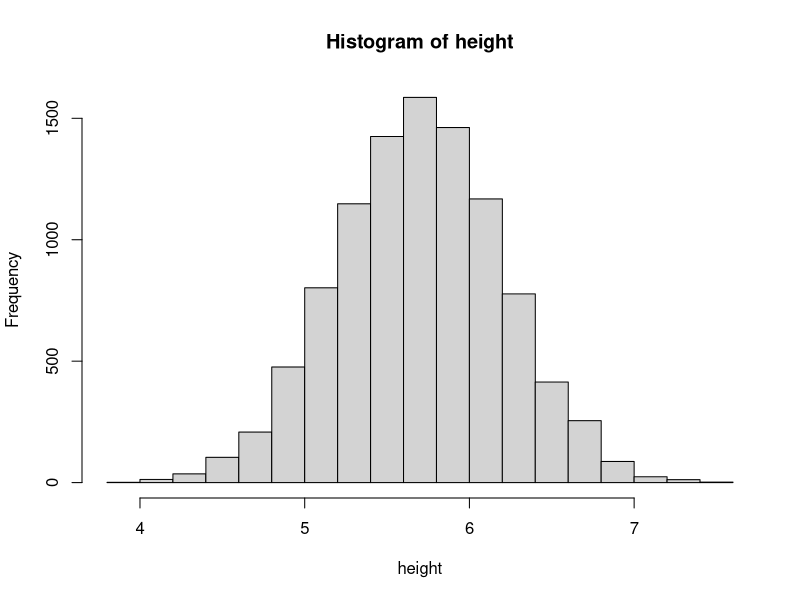
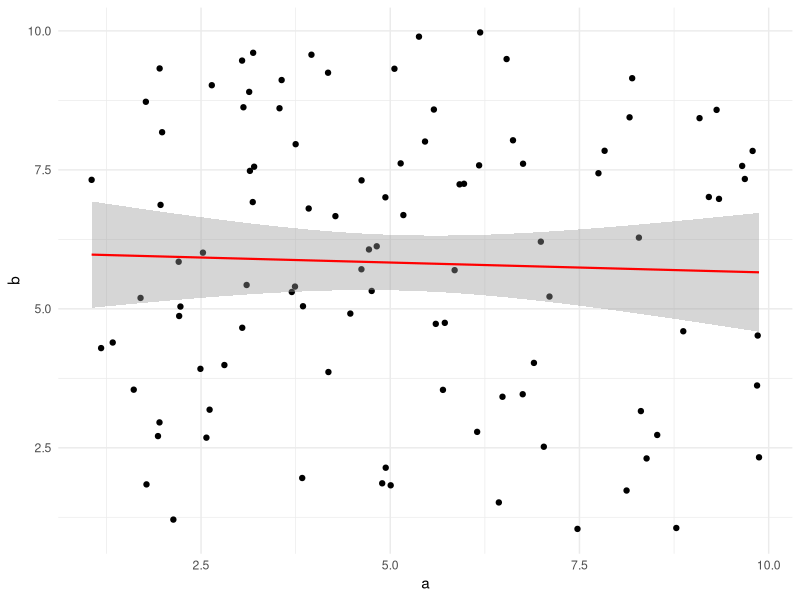
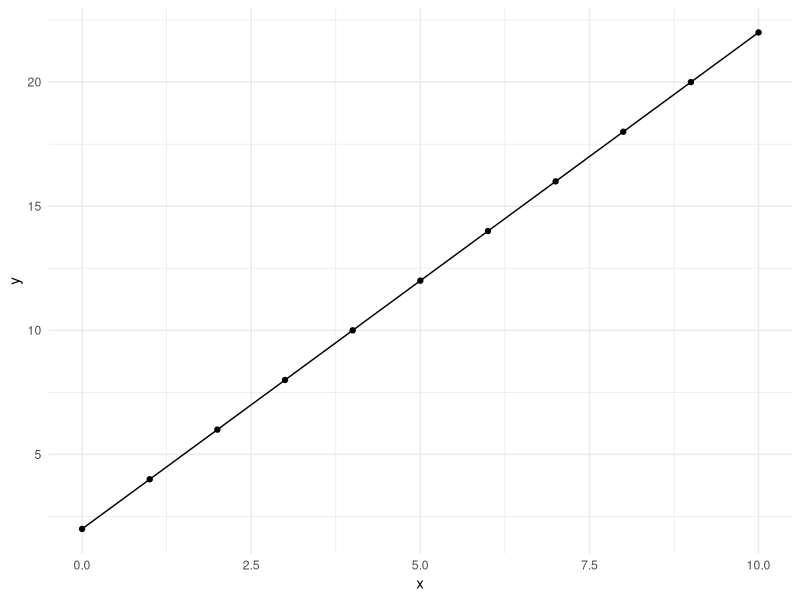
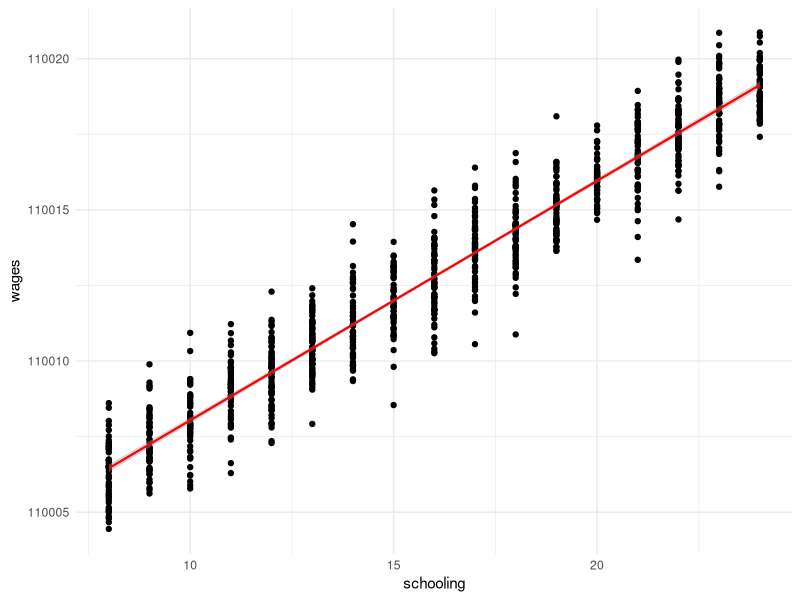
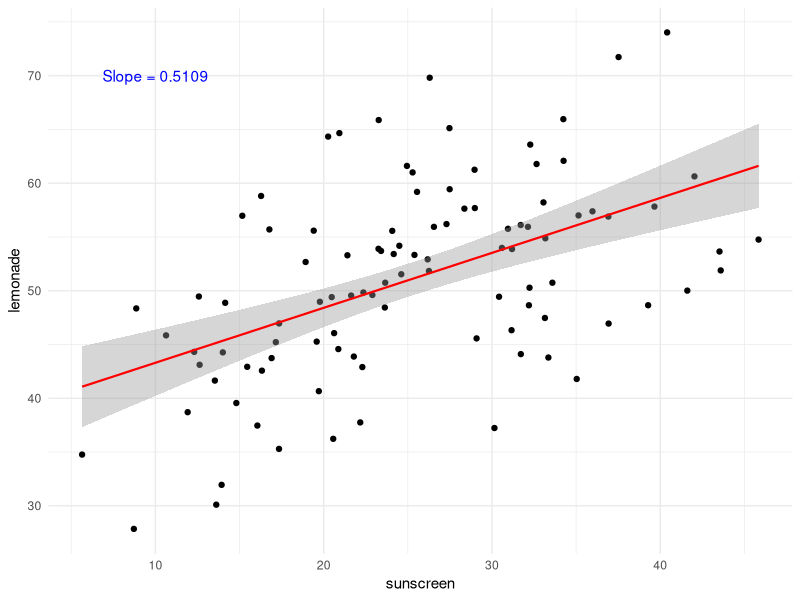

The R script that drew these images, in order:
## ---- chunk 1
knitr::opts_chunk$set(echo = TRUE)
## ---- chunk 2
set.seed = 1
height = rnorm(10, 5.7, 0.5)
print(round(height, 2))
## ---- chunk 3
mean(height)
## ---- chunk 4
set.seed = 1
height = rnorm(10000, 5.7, 0.5)
hist(height)

## ---- chunk 5
mean(height) #for a large n
## ---- chunk 6
#uniform distribution
set.seed(14825) # allows replicability
a <- runif(100, min = 1, max = 10)
b <- runif(100, min = 1, max = 10)
unrelated <- data.frame(a,b)
## ---- chunk 7
library(ggplot2)
ggplot(unrelated, aes(x= a, y=b)) + geom_point() + theme_minimal() + geom_smooth(method = lm, color = "red", lwd = 0.75)
## ---- chunk 8
cov(a, b)
cor(a,b)
## ---- chunk 9
x <- seq(0,10)
c <- 2
m <- 2
y <- m*x + c
eqline <- data.frame(x, y)
ggplot(eqline, aes(x = x, y = y)) + geom_point() + geom_line() + theme_minimal() 
## ---- chunk 10
schooling = seq(8, 24, 1)
#get 1000 observations from the pot with replacement 
schooling = sample(schooling, 1000, replace = T)
error <- rnorm(1000, mean = 0, sd = 1)
wages = 110000 + 0.8*schooling + error 
schooling <- data.frame(schooling, wages)
## ---- chunk 11
ggplot(schooling, aes(x=schooling, y=wages)) + geom_point() + geom_smooth(method = lm, color = "red", lwd = 0.75) + theme_minimal()
## ---- chunk 12
set.seed(1)
#simulate quantity demanded of lemonades
lemonade = rnorm(100, 50, 10) 
error = rnorm(100, 0, 1)
sunscreen = 1/2*lemonade + 8*error #quantity demanded for sunscreen
data <- data.frame(cbind(lemonade, sunscreen))
reg1 <- lm(sunscreen ~ lemonade, data)
reg2 <- lm(lemonade ~ sunscreen, data)
## ---- chunk 13
library(ggplot2)
ggplot(data, aes(x=sunscreen, y = lemonade)) + geom_point() + theme_minimal() + geom_smooth(method = lm, color = "red", lwd = 0.75) + annotate("text", x = 10, y = 70, color = "blue", label = paste("Slope =", 0.5109))
## ---- chunk 14
reg2
coef(summary(reg2))
